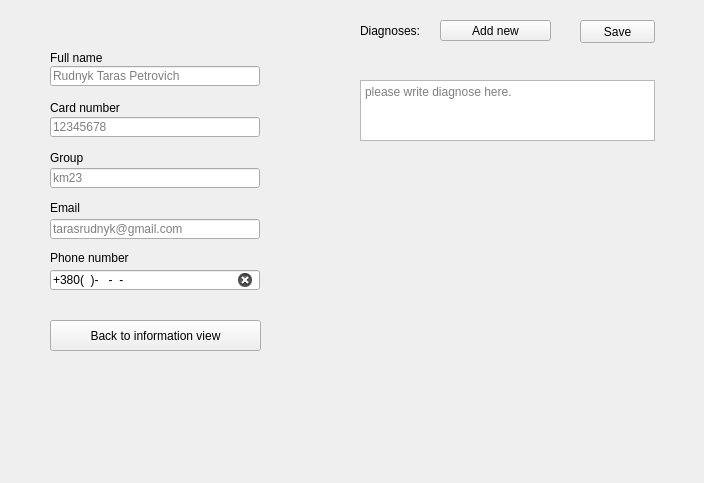
<?xml version="1.0" encoding="UTF-8"?>
<ui version="4.0">
 <class>Student_health_records</class>
 <widget class="QWidget" name="Student_health_records">
  <property name="geometry">
   <rect>
    <x>0</x>
    <y>0</y>
    <width>704</width>
    <height>483</height>
   </rect>
  </property>
  <property name="minimumSize">
   <size>
    <width>704</width>
    <height>483</height>
   </size>
  </property>
  <property name="maximumSize">
   <size>
    <width>704</width>
    <height>483</height>
   </size>
  </property>
  <property name="windowTitle">
   <string>Student health records</string>
  </property>
  <property name="windowIcon">
   <iconset>
    <normaloff>icon.jpg</normaloff>icon.jpg</iconset>
  </property>
  <widget class="QPushButton" name="save_button">
   <property name="geometry">
    <rect>
     <x>580</x>
     <y>20</y>
     <width>75</width>
     <height>23</height>
    </rect>
   </property>
   <property name="text">
    <string>Save</string>
   </property>
  </widget>
  <widget class="QLabel" name="diagnose_label">
   <property name="geometry">
    <rect>
     <x>360</x>
     <y>10</y>
     <width>61</width>
     <height>41</height>
    </rect>
   </property>
   <property name="text">
    <string>Diagnoses:</string>
   </property>
  </widget>
  <widget class="QPushButton" name="add_new_button">
   <property name="geometry">
    <rect>
     <x>440</x>
     <y>20</y>
     <width>111</width>
     <height>21</height>
    </rect>
   </property>
   <property name="text">
    <string>Add new</string>
   </property>
  </widget>
  <widget class="QTextEdit" name="diagnose_textEdit">
   <property name="geometry">
    <rect>
     <x>360</x>
     <y>80</y>
     <width>295</width>
     <height>61</height>
    </rect>
   </property>
   <property name="placeholderText">
    <string>please write diagnose here.</string>
   </property>
  </widget>
  <widget class="QLabel" name="name_error">
   <property name="geometry">
    <rect>
     <x>49</x>
     <y>86</y>
     <width>211</width>
     <height>16</height>
    </rect>
   </property>
   <property name="text">
    <string>&lt;html&gt;&lt;head/&gt;&lt;body&gt;&lt;p&gt;&lt;br/&gt;&lt;/p&gt;&lt;/body&gt;&lt;/html&gt;</string>
   </property>
  </widget>
  <widget class="QLabel" name="card_number_error">
   <property name="geometry">
    <rect>
     <x>49</x>
     <y>136</y>
     <width>211</width>
     <height>16</height>
    </rect>
   </property>
   <property name="text">
    <string/>
   </property>
  </widget>
  <widget class="QLabel" name="group_error">
   <property name="geometry">
    <rect>
     <x>49</x>
     <y>185</y>
     <width>211</width>
     <height>16</height>
    </rect>
   </property>
   <property name="text">
    <string/>
   </property>
  </widget>
  <widget class="QLabel" name="email_error">
   <property name="geometry">
    <rect>
     <x>49</x>
     <y>235</y>
     <width>211</width>
     <height>16</height>
    </rect>
   </property>
   <property name="text">
    <string/>
   </property>
  </widget>
  <widget class="QLabel" name="phone_number_error">
   <property name="geometry">
    <rect>
     <x>49</x>
     <y>286</y>
     <width>211</width>
     <height>16</height>
    </rect>
   </property>
   <property name="text">
    <string/>
   </property>
  </widget>
  <widget class="QLineEdit" name="full_name_lineEdit">
   <property name="enabled">
    <bool>true</bool>
   </property>
   <property name="geometry">
    <rect>
     <x>50</x>
     <y>66</y>
     <width>210</width>
     <height>20</height>
    </rect>
   </property>
   <property name="inputMask">
    <string/>
   </property>
   <property name="text">
    <string/>
   </property>
   <property name="maxLength">
    <number>30</number>
   </property>
   <property name="frame">
    <bool>true</bool>
   </property>
   <property name="dragEnabled">
    <bool>false</bool>
   </property>
   <property name="placeholderText">
    <string>Rudnyk Taras Petrovich</string>
   </property>
   <property name="clearButtonEnabled">
    <bool>true</bool>
   </property>
  </widget>
  <widget class="QLineEdit" name="card_number_lineEdit">
   <property name="geometry">
    <rect>
     <x>50</x>
     <y>117</y>
     <width>210</width>
     <height>20</height>
    </rect>
   </property>
   <property name="text">
    <string/>
   </property>
   <property name="maxLength">
    <number>8</number>
   </property>
   <property name="placeholderText">
    <string>12345678</string>
   </property>
   <property name="clearButtonEnabled">
    <bool>true</bool>
   </property>
  </widget>
  <widget class="QLineEdit" name="group_lineEdit">
   <property name="geometry">
    <rect>
     <x>50</x>
     <y>168</y>
     <width>210</width>
     <height>20</height>
    </rect>
   </property>
   <property name="text">
    <string/>
   </property>
   <property name="maxLength">
    <number>6</number>
   </property>
   <property name="placeholderText">
    <string>km23</string>
   </property>
   <property name="clearButtonEnabled">
    <bool>true</bool>
   </property>
  </widget>
  <widget class="QLineEdit" name="email_lineEdit">
   <property name="geometry">
    <rect>
     <x>50</x>
     <y>219</y>
     <width>210</width>
     <height>20</height>
    </rect>
   </property>
   <property name="text">
    <string/>
   </property>
   <property name="maxLength">
    <number>30</number>
   </property>
   <property name="placeholderText">
    <string>tarasrudnyk@gmail.com</string>
   </property>
   <property name="clearButtonEnabled">
    <bool>true</bool>
   </property>
  </widget>
  <widget class="QLineEdit" name="phone_number_lineEdit">
   <property name="geometry">
    <rect>
     <x>50</x>
     <y>270</y>
     <width>210</width>
     <height>20</height>
    </rect>
   </property>
   <property name="inputMask">
    <string>+38\0(00)-000-00-00</string>
   </property>
   <property name="text">
    <string>+380()---</string>
   </property>
   <property name="placeholderText">
    <string>+380954659168</string>
   </property>
   <property name="clearButtonEnabled">
    <bool>true</bool>
   </property>
  </widget>
  <widget class="QLabel" name="full_name_label">
   <property name="geometry">
    <rect>
     <x>50</x>
     <y>50</y>
     <width>141</width>
     <height>16</height>
    </rect>
   </property>
   <property name="text">
    <string>Full name</string>
   </property>
  </widget>
  <widget class="QLabel" name="card_number_label">
   <property name="geometry">
    <rect>
     <x>50</x>
     <y>100</y>
     <width>121</width>
     <height>16</height>
    </rect>
   </property>
   <property name="text">
    <string>Card number</string>
   </property>
  </widget>
  <widget class="QLabel" name="group_label">
   <property name="geometry">
    <rect>
     <x>50</x>
     <y>150</y>
     <width>131</width>
     <height>16</height>
    </rect>
   </property>
   <property name="text">
    <string>Group</string>
   </property>
  </widget>
  <widget class="QLabel" name="email_label">
   <property name="geometry">
    <rect>
     <x>50</x>
     <y>200</y>
     <width>141</width>
     <height>16</height>
    </rect>
   </property>
   <property name="text">
    <string>Email</string>
   </property>
  </widget>
  <widget class="QLabel" name="phone_number_label">
   <property name="geometry">
    <rect>
     <x>50</x>
     <y>250</y>
     <width>141</width>
     <height>16</height>
    </rect>
   </property>
   <property name="text">
    <string>Phone number</string>
   </property>
  </widget>
  <widget class="QPushButton" name="back_to_info_view_pushButton">
   <property name="geometry">
    <rect>
     <x>50</x>
     <y>320</y>
     <width>211</width>
     <height>31</height>
    </rect>
   </property>
   <property name="text">
    <string>Back to information view</string>
   </property>
  </widget>
 </widget>
 <resources/>
 <connections/>
</ui>
